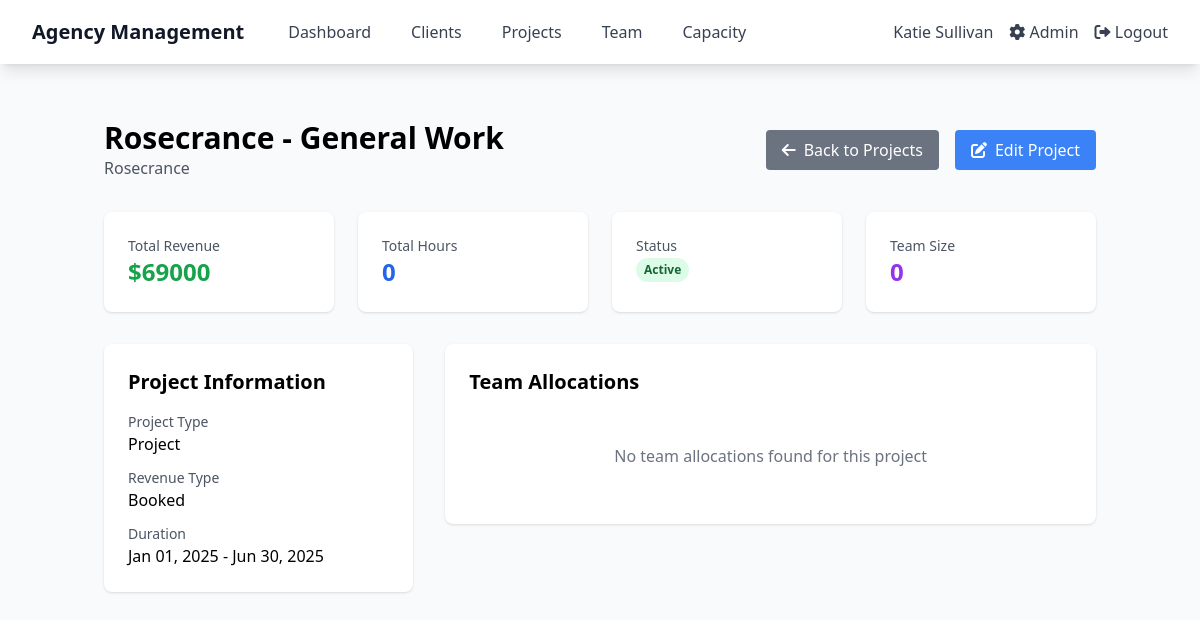
The page /agency/projects/9c5fcb62-22a3-46af-b948-4a4e49436325/ (signed in) on the database as committed earlier.
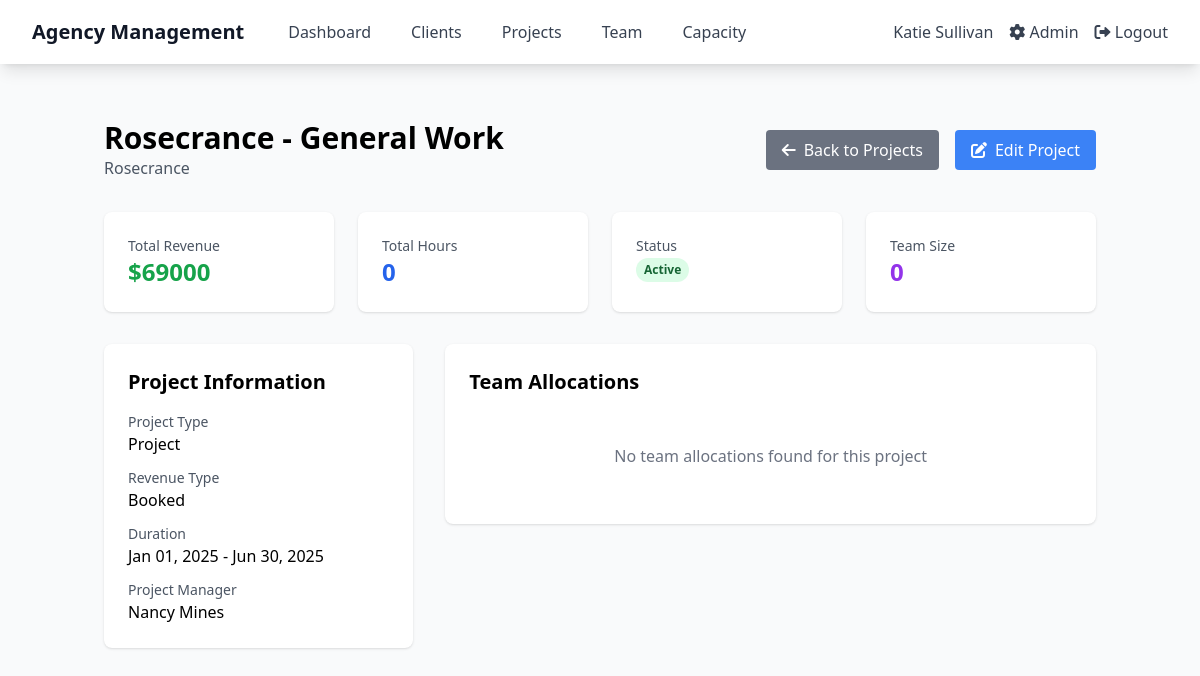
The same page on the database as committed later.
### agency/models.py (models this page shows, shortened)
class Project(models.Model):
    STATUS_CHOICES = [
        ('planning', 'Planning'),
        ('active', 'Active'),
        ('on_hold', 'On Hold'),
        ('completed', 'Completed'),
        ('cancelled', 'Cancelled'),
    ]
    TYPE_CHOICES = [
        ('retainer', 'Retainer'),
        ('project', 'Project'),
        ('hourly', 'Hourly'),
    ]
    REVENUE_TYPE_CHOICES = [
        ('booked', 'Booked'),
        ('forecast', 'Forecast'),
    ]
    id = models.UUIDField(primary_key=True, default=uuid.uuid4, editable=False)
    name = models.CharField(max_length=200)
    client = models.ForeignKey(Client, on_delete=models.CASCADE, related_name='projects')
    company = models.ForeignKey(Company, on_delete=models.CASCADE, related_name='projects')
    start_date = models.DateField()
    end_date = models.DateField()
    total_revenue = models.DecimalField(max_digits=12, decimal_places=2)
    total_hours = models.DecimalField(max_digits=8, decimal_places=1)
    project_type = models.CharField(max_length=20, choices=TYPE_CHOICES, default='project')
    revenue_type = models.CharField(max_length=10, choices=REVENUE_TYPE_CHOICES, default='booked')
    status = models.CharField(max_length=20, choices=STATUS_CHOICES, default='planning')
    project_manager = models.ForeignKey(User, on_delete=models.SET_NULL, null=True, blank=True,
                                      related_name='managed_projects')
    created_at = models.DateTimeField(auto_now_add=True)
    updated_at = models.DateTimeField(auto_now=True)
    team_members = models.ManyToManyField(
        'UserProfile',
        related_name='assigned_projects',
        blank=True,
        help_text='Team members assigned to this project'
    )

class Client(models.Model):
    STATUS_CHOICES = [
        ('active', 'Active'),
        ('inactive', 'Inactive'),
        ('prospect', 'Prospect'),
        ('churned', 'Churned'),
    ]
    id = models.UUIDField(primary_key=True, default=uuid.uuid4, editable=False)
    name = models.CharField(max_length=200)
    company = models.ForeignKey(Company, on_delete=models.CASCADE, related_name='clients')
    status = models.CharField(max_length=20, choices=STATUS_CHOICES, default='active')
    account_manager = models.ForeignKey(User, on_delete=models.SET_NULL, null=True, blank=True,
                                      related_name='managed_clients')
    created_at = models.DateTimeField(auto_now_add=True)

### agency/views.py (the view)
# urls.py: path('projects/<uuid:project_id>/', views.project_detail, name='project_detail'),
@login_required
def project_detail(request, project_id):
    project = get_object_or_404(Project, id=project_id)
    allocations = ProjectAllocation.objects.filter(project=project).select_related(
        'user_profile', 'user_profile__user'
    ).order_by('year', 'month', 'user_profile__user__last_name')
    if hasattr(project, 'team_members'):
        team_size = project.team_members.count()
    else:
        team_size = allocations.values('user_profile').distinct().count()
    context = {
        'project': project,
        'allocations': allocations,
        'team_size': team_size,
    }
    return render(request, 'projects/detail.html', context)

### templates/projects/detail.html (shortened to what the changed rows need)
{% extends 'base.html' %}
{% load static %}
{% block content %}
<div class="container mx-auto px-4 py-8">
    <div class="flex justify-between items-center mb-8">
        <div>
            <h1 class="text-3xl font-bold">{{ project.name }}</h1>
            <p class="text-gray-600">{{ project.client.name }}</p>
        </div>
    </div>
    <div class="grid grid-cols-1 lg:grid-cols-4 gap-6 mb-8">
        <div class="bg-white rounded-lg shadow p-6">
            <h3 class="text-sm font-medium text-gray-600">Total Revenue</h3>
            <p class="text-2xl font-bold text-green-600">${{ project.total_revenue|floatformat:0 }}</p>
        </div>
        <div class="bg-white rounded-lg shadow p-6">
            <h3 class="text-sm font-medium text-gray-600">Total Hours</h3>
            <p class="text-2xl font-bold text-blue-600">{{ project.total_hours|floatformat:0 }}</p>
        </div>
        <div class="bg-white rounded-lg shadow p-6">
            <h3 class="text-sm font-medium text-gray-600">Status</h3>
            <span class="inline-flex px-2 py-1 text-xs font-semibold rounded-full
                {% if project.status == 'active' %}bg-green-100 text-green-800
                {% elif project.status == 'planning' %}bg-yellow-100 text-yellow-800
                {% elif project.status == 'completed' %}bg-blue-100 text-blue-800
                {% else %}bg-red-100 text-red-800{% endif %}">
                {{ project.get_status_display }}
            </span>
        </div>
    </div>
    <div class="grid grid-cols-1 lg:grid-cols-3 gap-8">
        <div class="lg:col-span-1">
            <div class="bg-white rounded-lg shadow p-6">
                <h2 class="text-xl font-semibold mb-4">Project Information</h2>
                <div class="space-y-3">
                    <div>
                        <label class="block text-sm font-medium text-gray-600">Project Type</label>
                        <p>{{ project.get_project_type_display }}</p>
                    </div>
                    {% if project.revenue_type %}
                    <div>
                        <label class="block text-sm font-medium text-gray-600">Revenue Type</label>
                        <p>{{ project.get_revenue_type_display }}</p>
                    </div>
                    {% endif %}
                    <div>
                        <label class="block text-sm font-medium text-gray-600">Duration</label>
                        <p>{{ project.start_date|date:"M d, Y" }} - {{ project.end_date|date:"M d, Y" }}</p>
                    </div>
                    {% if project.project_manager %}
                    <div>
                        <label class="block text-sm font-medium text-gray-600">Project Manager</label>
                        <p>{{ project.project_manager.get_full_name }}</p>
                    </div>
                    {% endif %}
                </div>
            </div>
        </div>
        <div class="lg:col-span-2">
            <div class="bg-white rounded-lg shadow p-6">
                <h2 class="text-xl font-semibold mb-4">Team Allocations</h2>
            </div>
        </div>
    </div>
</div>
{% endblock %}

Rows that differ between the two databases and show on the page:
changed Project "Rosecrance - General Work": project_manager_id empty → 2 (drawn); project_manager.get_full_name (not shown) → "Nancy Mines"
Other text that changed with them:
text now shown: "Project Manager"
